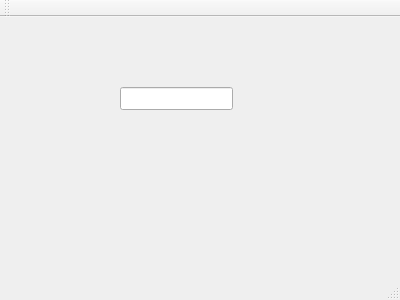
<?xml version="1.0" encoding="UTF-8"?>
<ui version="4.0">
 <class>MainWindow</class>
 <widget class="QMainWindow" name="MainWindow">
  <property name="geometry">
   <rect>
    <x>0</x>
    <y>0</y>
    <width>400</width>
    <height>300</height>
   </rect>
  </property>
  <property name="windowTitle">
   <string>MainWindow</string>
  </property>
  <widget class="QWidget" name="centralWidget">
   <widget class="QLineEdit" name="lineEdit">
    <property name="geometry">
     <rect>
      <x>120</x>
      <y>70</y>
      <width>113</width>
      <height>23</height>
     </rect>
    </property>
   </widget>
  </widget>
  <widget class="QMenuBar" name="menuBar">
   <property name="geometry">
    <rect>
     <x>0</x>
     <y>0</y>
     <width>400</width>
     <height>20</height>
    </rect>
   </property>
  </widget>
  <widget class="QToolBar" name="mainToolBar">
   <attribute name="toolBarArea">
    <enum>TopToolBarArea</enum>
   </attribute>
   <attribute name="toolBarBreak">
    <bool>false</bool>
   </attribute>
  </widget>
  <widget class="QStatusBar" name="statusBar"/>
 </widget>
 <layoutdefault spacing="6" margin="11"/>
 <resources/>
 <connections/>
</ui>
